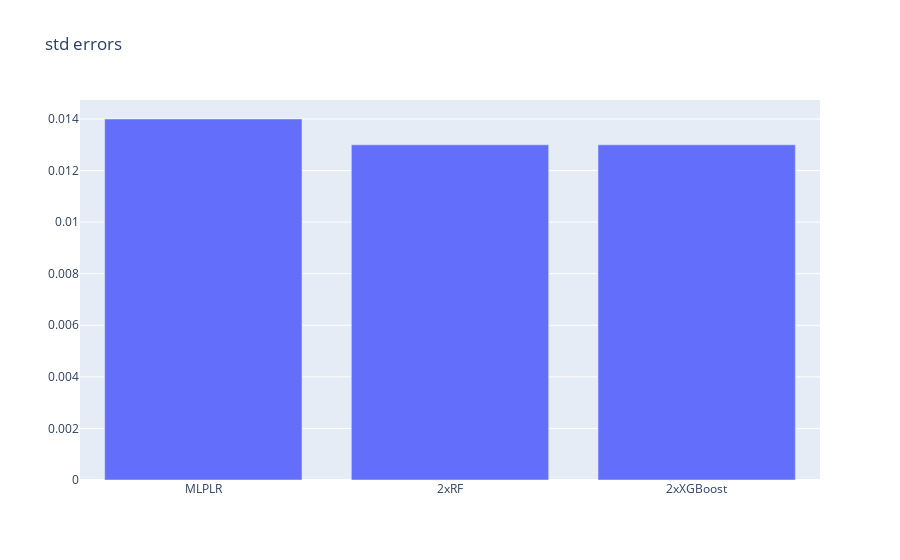

The code cell stored with this chart in its notebook:
### Markdown cell above
the swang coefficient is the highest for the MLPLR model, followed by the 2xRF model, and then the 2xXGBoost model 

this indicates that in the MLPLR model the treatment effect is more sensitive to treatment assignment or in other words it is more sensitive to confounders than the other models.

the xgboost has the lowest swang coefficient, meaning treatment effect is the least sensitive. This means that the xgboost model is better at fitting without the use of the coefficient.

### Code cell
fig = go.Figure(data=[
    go.Bar(name='std_err', x=cols, y=df['std_err']),
])
fig.update_layout(title_text='std errors')
fig.update_layout(barmode='group', xaxis={'categoryorder':'total descending'})
fig.show()

### Figure 1 — Plotly figure (JSON) as saved in the notebook; plotly's stock layout.template omitted (floating-point values rounded to 4 significant figures)
{"data": [{"name": "std_err", "type": "bar", "x": ["2xRF", "2xXGBoost", "MLPLR"], "y": [0.013, 0.013, 0.014]}], "layout": {"barmode": "group", "title": {"text": "std errors"}, "xaxis": {"categoryorder": "total descending"}}}
